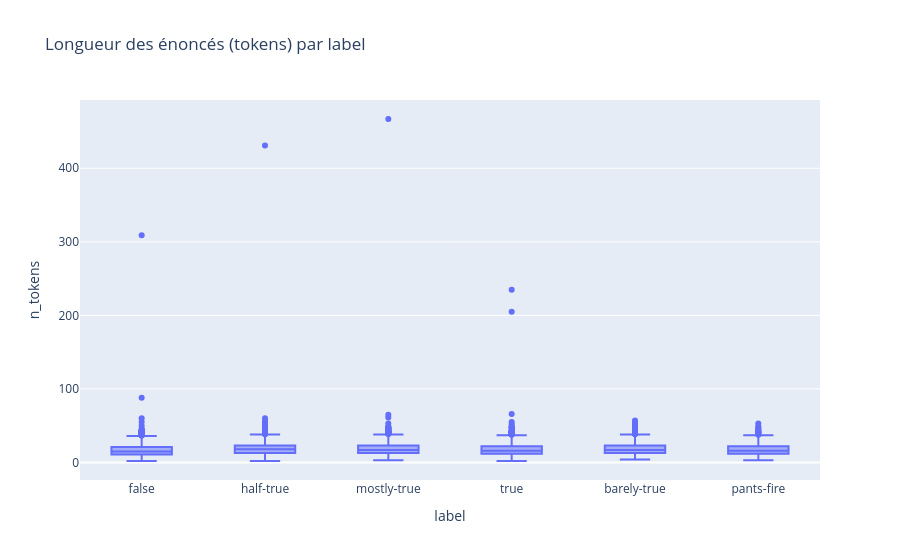

Notebook code cell kept with this figure:
### Code cell
fig = px.box(
    df,
    x="label",
    y="n_tokens",
    title="Longueur des énoncés (tokens) par label"
)
fig.show()

### Figure 1 — Plotly figure (JSON) as saved in the notebook; plotly's stock layout.template omitted (floating-point values rounded to 4 significant figures; data arrays with more than 128 entries replaced by an {"elided": "..."} marker saying what was removed)
{"data": [{"alignmentgroup": "True", "hovertemplate": "label=%{x}<br>n_tokens=%{y}<extra></extra>", "legendgroup": "", "marker": {"color": "#636efa"}, "name": "", "notched": false, "offsetgroup": "", "orientation": "v", "showlegend": false, "type": "box", "x": {"elided": "12791 str values"}, "x0": " ", "xaxis": "x", "y": {"elided": "12791 int values"}, "y0": " ", "yaxis": "y"}], "layout": {"boxmode": "group", "legend": {"tracegroupgap": 0}, "title": {"text": "Longueur des énoncés (tokens) par label"}, "xaxis": {"anchor": "y", "domain": [0, 1], "title": {"text": "label"}}, "yaxis": {"anchor": "x", "domain": [0, 1], "title": {"text": "n_tokens"}}}}
